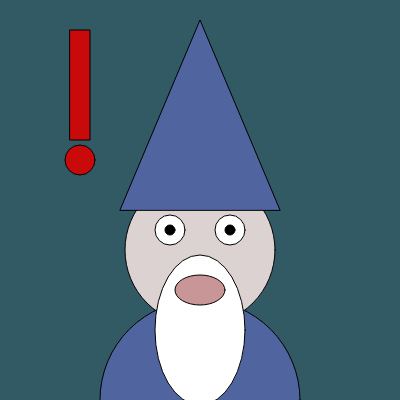
Frame 1 (no input)
Frame 60 (no input): identical to frame 1, image omitted
Frame 120 (the mouse pressed at the canvas centre since frame 60): identical to frame 1, image omitted

The p5.js sketch that drew this single still picture (run headless with seeded random() and noise() and a simulated clock; from frame 60 on, the mouse is pressed at the canvas centre):

// p5.js sketch
// ── sketch.js
function setup() {
  createCanvas(400, 400);
}

function draw() {
  background(50, 90, 100);

  fill(200, 10, 10);
  rect(70, 30, 20, 110);
  circle(80, 160, 30);
  
  fill(220, 210, 210);
  circle(200, 250, 150);
  
  fill(80, 100, 160)
  triangle(280, 210, 200, 20, 120, 210);
  
  fill(255, 255, 255);
  circle(230, 230, 30);
  circle(170, 230, 30);
  
  fill(80, 100, 160);
  circle(200, 400, 200);
  
  fill(255, 255, 255);
  ellipse(200, 330, 90, 150);
  
  fill(200, 150, 150);
  ellipse(200, 290, 50, 30);
  
  fill(0, 0, 0)
  circle(230, 230, 10)
  circle(170, 230, 10)
}
